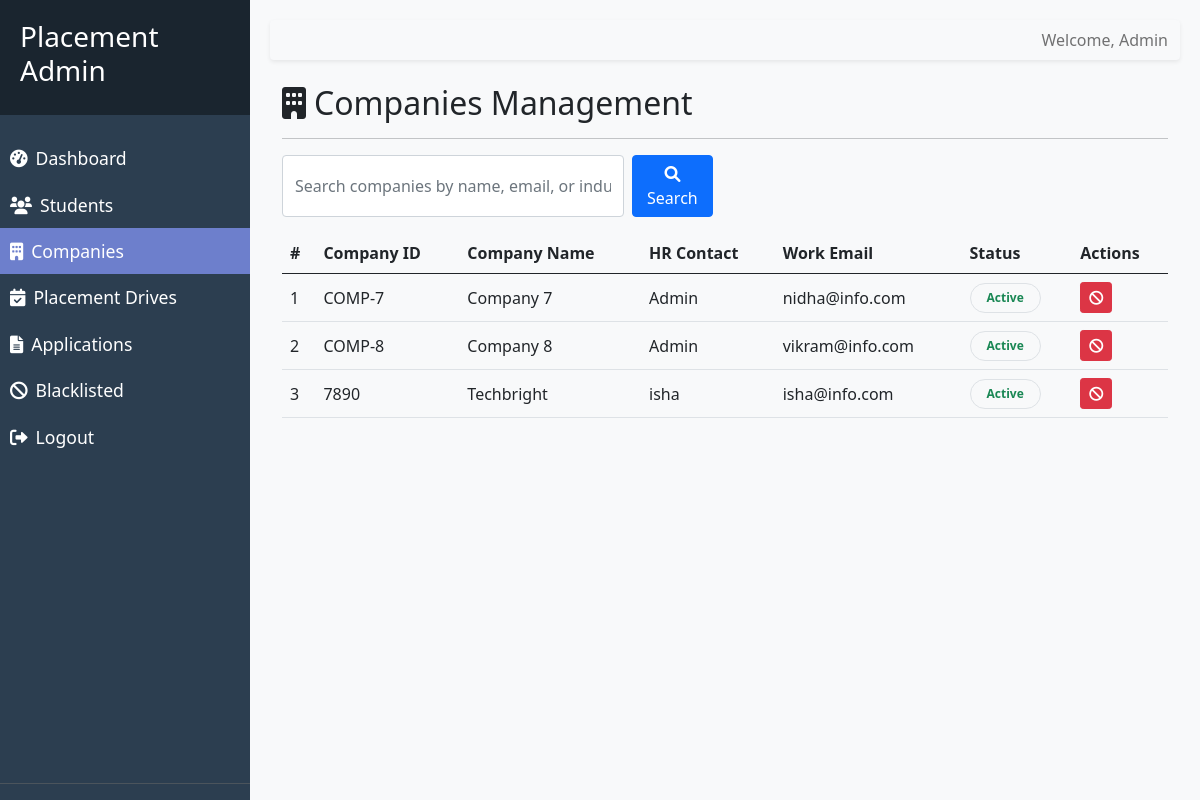
The page /admin/companies (signed in) on the database as committed earlier.
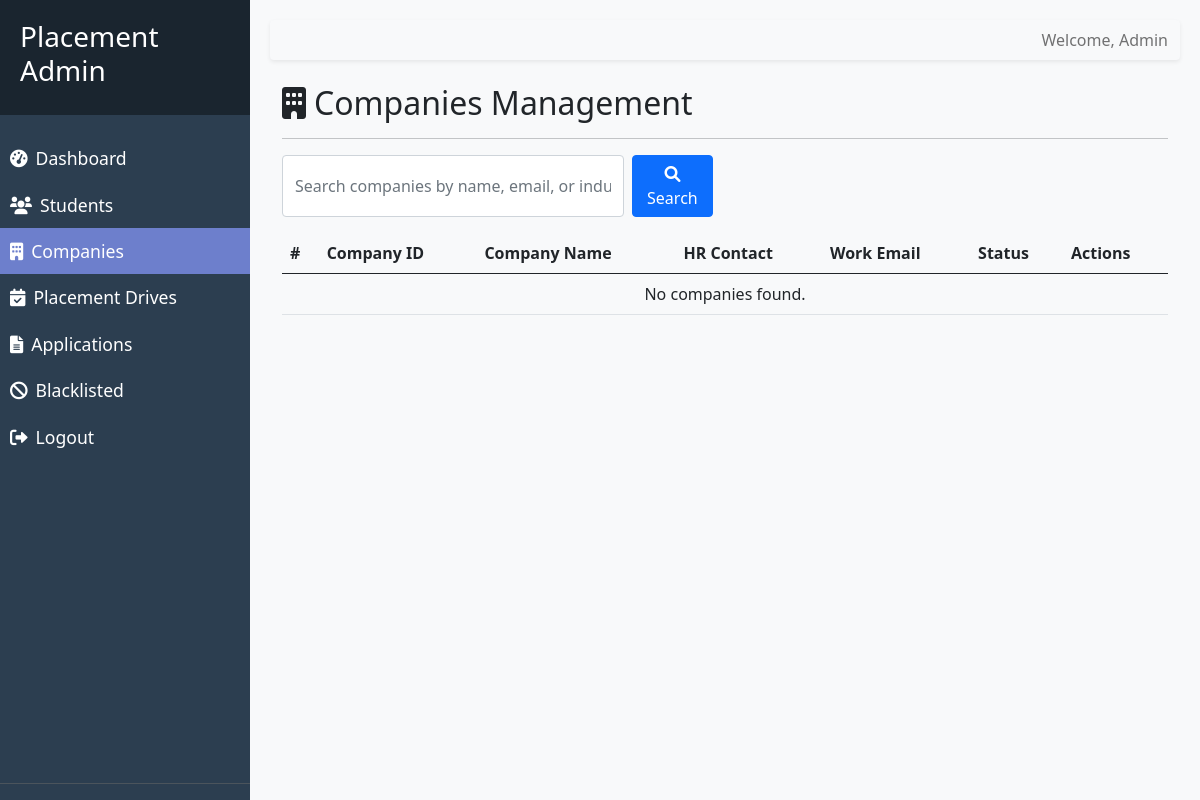
The same page on the database as committed later.
### models/company_profile.py (models this page shows, shortened)
class CompanyProfile(db.Model):
    __tablename__ = "company_profiles"
    id = db.Column(db.Integer, primary_key=True)
    account_id = db.Column(db.Integer, db.ForeignKey("accounts.id"), unique=True, nullable=False)
    name = db.Column(db.String(255), nullable=False)
    company_id_field = db.Column(db.String(100), unique=True, nullable=False)
    website_url = db.Column(db.String(255), nullable=True)
    industry_type = db.Column(db.String(255), nullable=True)
    location = db.Column(db.String(255), nullable=True)
    approval_status = db.Column(
        db.Enum(ApprovalAction),
        nullable=False,
        default=ApprovalAction.PENDING,
        index=True
    )
    hr_contact = db.Column(db.String(255), nullable=False)
    work_email = db.Column(db.String(255), unique=True, nullable=False)

### models/account.py (models this page shows, shortened)
class Account(db.Model):
    __tablename__ = "accounts"
    id = db.Column(db.Integer, primary_key=True)
    login_identifier = db.Column(db.String(255), unique=True, nullable=False)
    password_hash = db.Column(db.String(255), nullable=False)
    role = db.Column(db.String(50), nullable=False)
    account_state = db.Column(
        db.String(50),
        nullable=False,
        default=AccountState.PENDING_VERIFICATION.value,
    )
    student_profile = db.relationship("StudentProfile", backref="account", lazy=True, uselist=False, cascade="all, delete-orphan")
    company_profile = db.relationship("CompanyProfile", backref="account", lazy=True, uselist=False, cascade="all, delete-orphan")
    created_at = db.Column(
        db.DateTime,
        nullable=False,
        default=datetime.now,
    )
    last_login_at = db.Column(db.DateTime, nullable=True)

### routes/moderation_routes.py (the view, shortened to what this page needs)
@admin_bp.route("/companies", endpoint="companies")
def list_corporate_partners():
    search_query = request.args.get('q', '').strip()
    from models import CompanyProfile
    query = CompanyProfile.query.join(Account).filter(Account.role == AccountRole.COMPANY.value)
    company_profiles = query.all()
    return render_template("admin/companies.html", companies=company_profiles, search_query=search_query)

### routes/moderation_routes.py (called while the page is built)
@admin_bp.before_request
def admin_required():
    if session.get("role") != "admin":
        return redirect(url_for("auth.admin_login"))

### templates/admin/companies.html (shortened to what this page needs)
{% extends 'base_admin.html' %}
{% block content %}
<div class="container-fluid">
    <div class="row">
        <div class="col-12">
            <h2><i class="fas fa-building me-2"></i>Companies Management</h2>
            <hr>
            <div class="row mb-3">
                <div class="col-md-6">
                    <form action="{{ url_for('admin.companies') }}" method="GET" class="d-flex">
                        <input type="text" name="q" class="form-control me-2"
                            placeholder="Search companies by name, email, or industry..."
                            value="{{ search_query or '' }}">
                        <button type="submit" class="btn btn-primary"><i class="fas fa-search"></i> Search</button>
                    </form>
                </div>
            </div>
            <div class="portal-panel mt-3">
                <div class="table-responsive">
                    <table class="table table-hover align-middle mb-0">
                        <thead class="bg-light border-bottom">
                            <tr>
                                <th>#</th>
                                <th>Company ID</th>
                                <th>Company Name</th>
                                <th>HR Contact</th>
                                <th>Work Email</th>
                                <th>Status</th>
                                <th>Actions</th>
                            </tr>
                        </thead>
                        <tbody>
                            {% for company in companies %}
                            <tr>
                                <td>{{ loop.index }}</td>
                                <td>{{ company.company_id_field }}</td>
                                <td>{{ company.name }}</td>
                                <td>{{ company.hr_contact }}</td>
                                <td>{{ company.work_email }}</td>
                                <td>
                                    {{ company.account.account_state | status_badge }}
                                </td>
                                <td>
                                    <div class="d-flex gap-1">
                                        <form
                                            action="{{ url_for('admin.blacklist_entity', entity_type='company', entity_id=company.id) }}"
                                            method="POST" class="d-inline">
                                            <button type="submit" class="btn btn-sm btn-danger" title="Blacklist"
                                                onclick="return confirm('Are you sure you want to blacklist this company?')">
                                                <i class="fas fa-ban"></i>
                                            </button>
                                        </form>
                                    </div>
                                </td>
                            </tr>
                            {% else %}
                            <tr>
                                <td colspan="7" class="text-center">
                                    {% if search_query %}
                                    No matching records found for "{{ search_query }}".
                                    {% else %}
                                    No companies found.
                                    {% endif %}
                                </td>
                            </tr>
                            {% endfor %}
                        </tbody>
                    </table>
                </div>
            </div>
        </div>
    </div>
    {% endblock %}

Rows that differ between the two databases and show on the page:
removed CompanyProfile: company_id_field "COMP-7", name "Company 7", hr_contact "Admin", work_email "nidha@info.com", account.account_state|status_badge "Active"
removed CompanyProfile: company_id_field "COMP-8", name "Company 8", hr_contact "Admin", work_email "vikram@info.com", account.account_state|status_badge "Active"
removed CompanyProfile: company_id_field "7890", name "Techbright", hr_contact "isha", work_email "isha@info.com", account.account_state|status_badge "Active"
Other text that changed with them:
text now shown: "No companies found."
